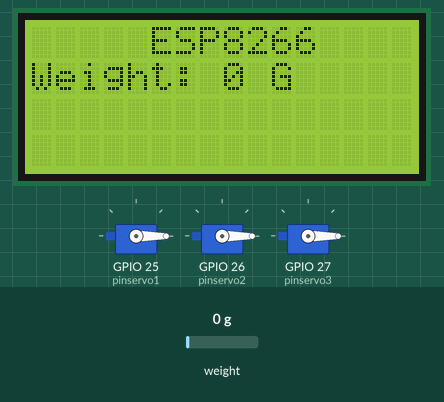
The sketch below on a simulated ESP32. Shown: 3 × servo, 16×4 character LCD. Inputs (shaded band) come from the test bench; at power-on: weight on the scale 0 g. WiFi joins after 1.5 s; servers stay silent unless stated; what the sketch prints to the serial monitor is not drawn.

Above: at 4.8 s.
4.9 s: weight on the scale set to 2 g
At 5.3 s:
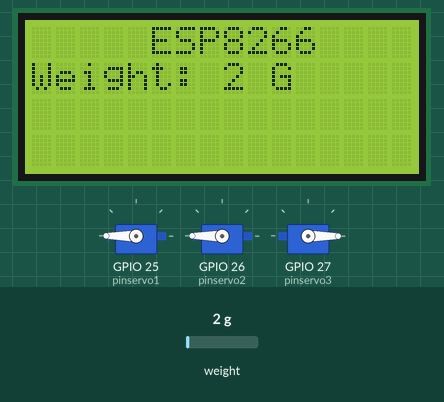
6.4 s: weight on the scale set to 19 g
At 6.9 s:
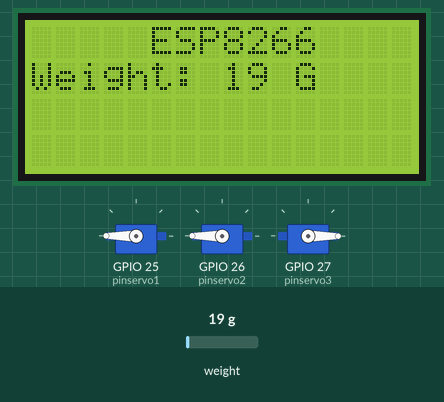
8.0 s: weight on the scale set to 23 g
At 8.6 s:
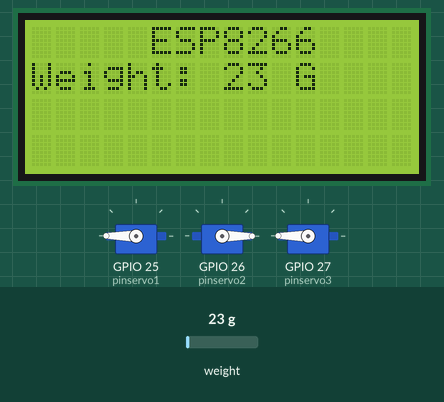
9.5 s: weight on the scale set to 47 g
At 10.3 s:
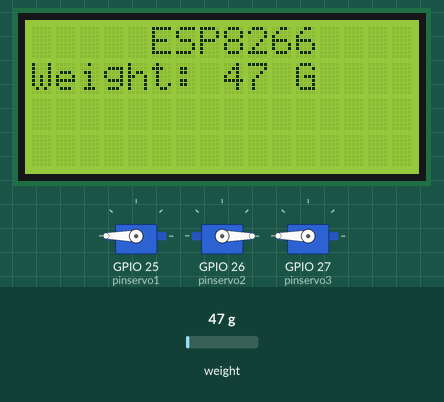
11.1 s: weight on the scale set to 55 g
At 12.0 s:
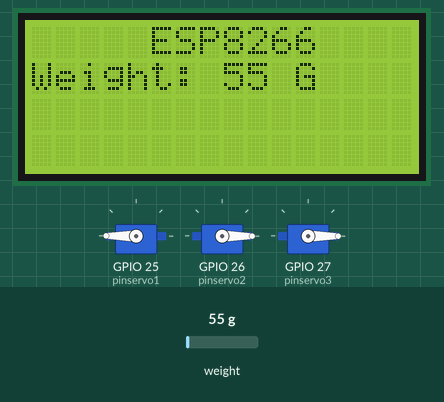
Timing chart, 0 to 13.6 s (numbered marks = the images above; inputs shaded):
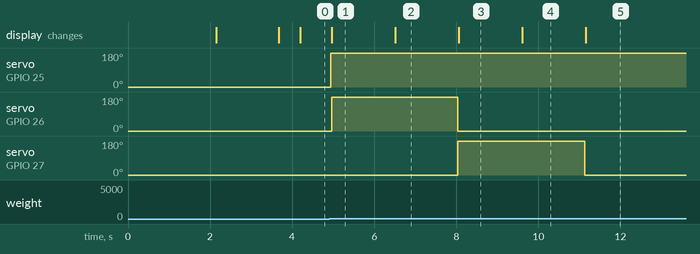

The sketch:

servo.ino
```cpp
#include <WiFi.h>
#include <FirebaseESP32.h>
#include <ESP32Servo.h>
#include "HX711.h"
#include <Wire.h>
#include <LiquidCrystal_I2C.h>
HX711 scale;
Servo s1, s2, s3;
LiquidCrystal_I2C lcd(0x3F, 16, 4);
FirebaseData fbdb;
const int pinservo1 = 25;
const int pinservo2 = 26;
const int pinservo3 = 27;
const int DOUT = 32;
const int CLK = 33;
int weight,temp=0;
float calibration_factor = 1067.204;
#define WIFI_SSID     "Pepsiii 2Ghz"
#define WIFI_PASSWORD "nguyenlieukhai"
#define FIREBASE_HOST "https://fir-70cb1-default-rtdb.firebaseio.com//" //Thay bằng địa chỉ firebase của bạn
#define FIREBASE_AUTH "MSNahdKuX5262vBcGBKh2Nv89EBElgVHDIY1bDs1"   //Không dùng xác thực nên không đổi

void setup() {
  Serial.begin(115200);
  //set up servo
  s1.attach(pinservo1);
  s1.write(0);
  s2.attach(pinservo2);
  s2.write(0);
  s3.attach(pinservo3);
  s3.write(0);
  //set up loadcell
  scale.begin(DOUT, CLK);
  scale.set_scale();
  scale.tare();
  long zero_factor = scale.read_average();
  // set up lcd & wifi
  Wire.begin(21, 22);
  lcd.init();
  lcd.backlight();
  lcd.begin(16,4);
  lcd.setCursor(6,0);
  lcd.print("ESP32");
  lcd.setCursor(0,1);
  //set up wifi
  lcd.print("Ket noi wifi");
  Serial.println("Bat dau ket noi wifi");
  WiFi.begin(WIFI_SSID,WIFI_PASSWORD);
  while(!(WiFi.status() == WL_CONNECTED)){
    delay(500);
    Serial.println("...");
  }
  Serial.println("");
  Serial.println("Ket noi thanh cong!");
  lcd.clear();
  lcd.setCursor(6,0);
  lcd.print("ESP32");
  lcd.setCursor(0,1);
  lcd.print("Da ket noi wifi!");
  Firebase.begin(FIREBASE_HOST,FIREBASE_AUTH);
}

void loadcell()
{
  scale.set_scale(calibration_factor); //Adjust to this calibration factor
  weight = scale.get_units(5);
}
void phanloaisanpham()
{
  if  (weight>0)
  {
    s1.write(180);
    temp = weight;
    Serial.print("Can nang tạm: ");
    Serial.print(temp);
    if (temp <= 20)
    {
      s2.write(180);
      s3.write(0);
      temp = 0;
    }
    else if (temp <=50)
    {
      s3.write(180);
      s2.write(0);
      temp = 0;
    }
    else
    {
      s2.write(0);
      s3.write(0);
      temp = 0;
    }
  }
  else
  {
    s1.write(0);
  }
}

void lcd_display()
{
  lcd.clear();
  lcd.setCursor(5,0);
  lcd.print("ESP8266");
  lcd.setCursor(0,1);
  lcd.print("Weight: ");
  lcd.print(weight);
  lcd.print(" G ");
  lcd.setCursor(0,2);
  Serial.print("Can nang: ");
  Serial.print(weight);
  Serial.println(" G ");
  delay(100);
}

void capnhatfb()
{
  Firebase.setInt(fbdb,"plsp/weight",weight);
}

void loop() {
  loadcell();
  phanloaisanpham();
  lcd_display();
  capnhatfb();
}
```

Measured:
- the behaviour switches between 0 and 1 g on weight on the scale (found by bisection; images 0 and 1)
- the behaviour switches between 20 and 21 g on weight on the scale (found by bisection; images 2 and 3)
- the behaviour switches between 50 and 51 g on weight on the scale (found by bisection; images 4 and 5)
- after the input at 4.9 s, servo on GPIO 25 (pinservo1): 0° → 180° at once; servo on GPIO 26 (pinservo2): 0° → 180° after 0.06 s; the display: changes after 0.07 s (image 1)
- after the input at 6.4 s, the display: changes after 0.11 s (image 2)
- after the input at 8.0 s, servo on GPIO 26 (pinservo2): 180° → 0° at once; servo on GPIO 27 (pinservo3): 0° → 180° at once; the display: changes after 0.06 s (image 3)
- after the input at 9.5 s, the display: changes after 0.11 s (image 4)
- after the input at 11.1 s, servo on GPIO 27 (pinservo3): 180° → 0° at once; the display: changes after 0.06 s (image 5)
